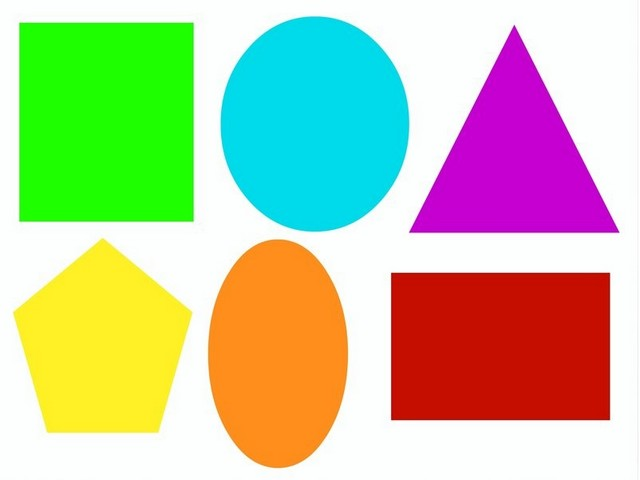
#> input picture UDEMY_ML/MachineVision/Codes/Course_codes_image/image_9.jpg, 640 x 480 px, found by its file name
$ python 4.10-Image_Segmentation.py   (older library calls are emulated)
#> lines starting #> are read from the running program, lines starting #| are printed output that depends on the picture; after the words box and inside, x2 and y2 are one past the last pixel; in counts of white or black regions, pixels touching at a corner belong together
# Image Segmatation using Contours
# Segmentation: Partitioning images into different regions
# Contours: Lines or curves around the boundary of an object

# Import Computer Vision package - cv2
import cv2

# Import Numerical Python package - numpy as np
import numpy as np

# Read the image using imread built-in function
image = cv2.imread('/Users/samuelsonawane/Downloads/UDEMY_ML/MachineVision/Codes/Course_codes_image/Image_9.jpg')
#> image is the input picture: shape (480, 640, 3); mean B, G, R 157.3, 196.8, 191.3

# Display original image using imshow built-in function
cv2.imshow("Original", image)

# Wait until any key is pressed
cv2.waitKey(0)

# cv2.Canny is the built-in function used to detect edges
# cv2.Canny(image, threshold_1, threshold_2)
canny = cv2.Canny(image, 50, 200)
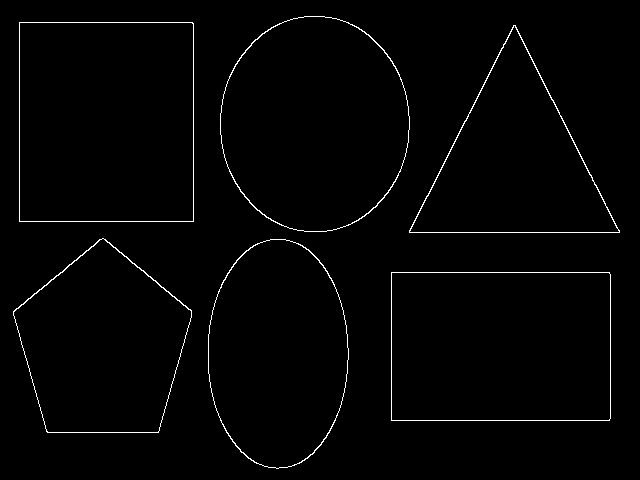
#> canny: shape (480, 640); 1.4% white in thin lines or dots, all inside (x1, y1, x2, y2) = (13, 16, 620, 469)

# Display edge detected output image using imshow built-in function
cv2.imshow("Canny Edge Detection", canny)

# Wait until any key is pressed
cv2.waitKey(0)

# cv2.findContours is the built-in function to find contours
# cv2.findContours(canny, contour retrieval mode, contour approximation mode)
# contour retrieval mode: cv2.RETR_LIST (retrieves all contours)
# contour approximation mode: cv2.CHAIN_APPROX_NONE (stores all boundary points)
contours, hierarchy ,_= cv2.findContours(canny, cv2.RETR_LIST, cv2.CHAIN_APPROX_NONE)

# cv2.drawContours is the the built-in function to draw contours
# cv2.drawContours(image, contours, index of contours, color, thickness)
#> (the run stopped early here; a loop or call above may not have finished)

$ run again, with UDEMY_ML/MachineVision/Codes/Course_codes_image/image_1.jpg copied over UDEMY_ML/MachineVision/Codes/Course_codes_image/image_9.jpg
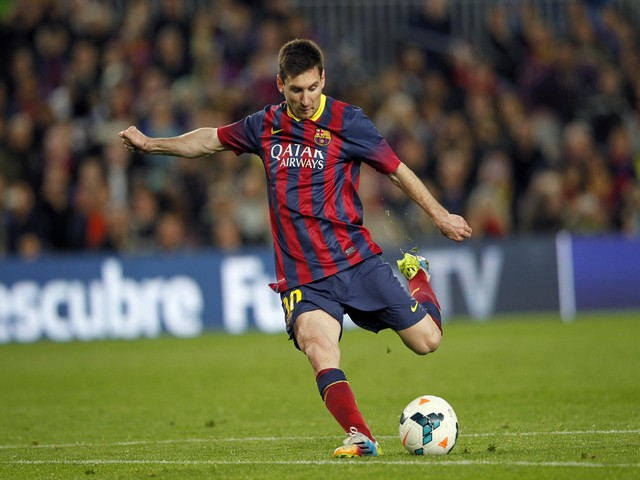
#> input picture UDEMY_ML/MachineVision/Codes/Course_codes_image/image_1.jpg, 640 x 480 px, found by its file name
#> image is the input picture: shape (480, 640, 3); mean B, G, R 67.8, 93, 94.5
#> `canny = cv2.Canny(image, 50, 200)`:
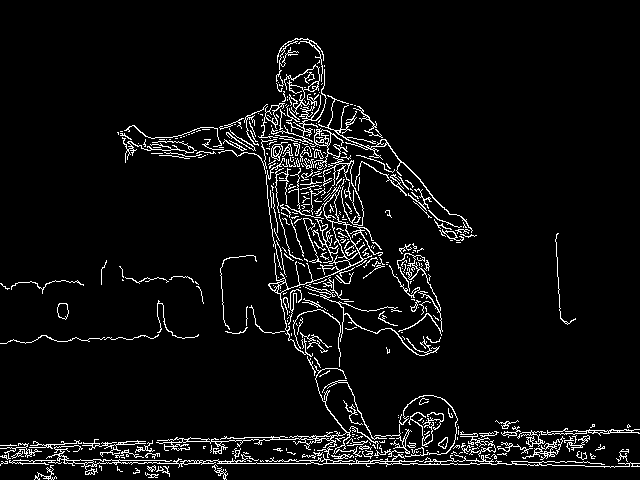
#> canny: shape (480, 640); 5.5% white in thin lines or dots

$ run again, with UDEMY_ML/MachineVision/Codes/Course_codes_image/image_2.jpg copied over UDEMY_ML/MachineVision/Codes/Course_codes_image/image_9.jpg
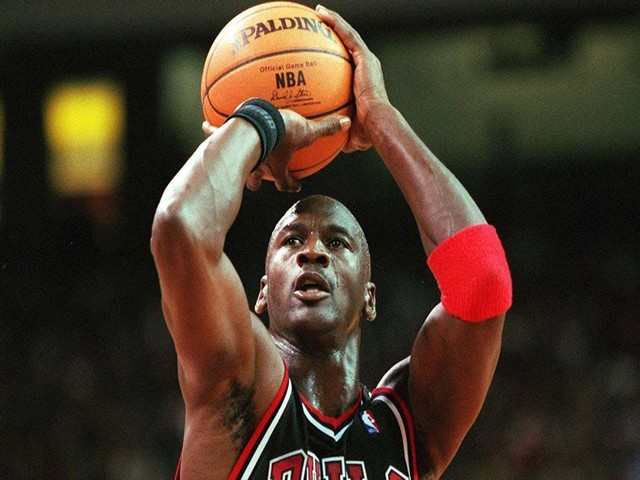
#> input picture UDEMY_ML/MachineVision/Codes/Course_codes_image/image_2.jpg, 640 x 480 px, found by its file name
#> image is the input picture: shape (480, 640, 3); mean B, G, R 39, 53.7, 69.6
#> `canny = cv2.Canny(image, 50, 200)`:
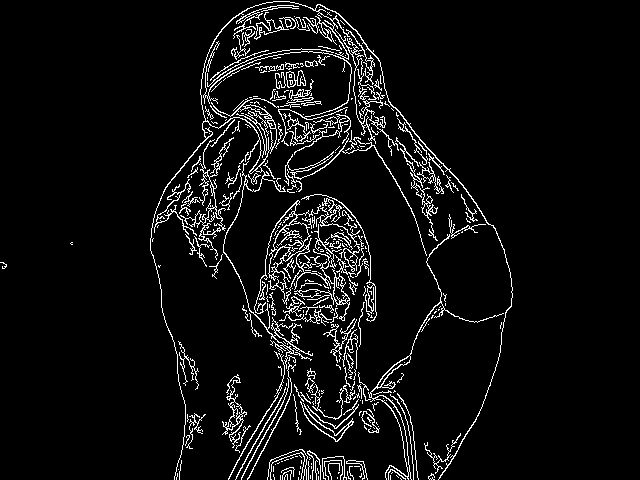
#> canny: shape (480, 640); 5.9% white in thin lines or dots, all inside (x1, y1, x2, y2) = (0, 1, 513, 480)

$ run again, with UDEMY_ML/MachineVision/Codes/Course_codes_image/image_3.jpg copied over UDEMY_ML/MachineVision/Codes/Course_codes_image/image_9.jpg
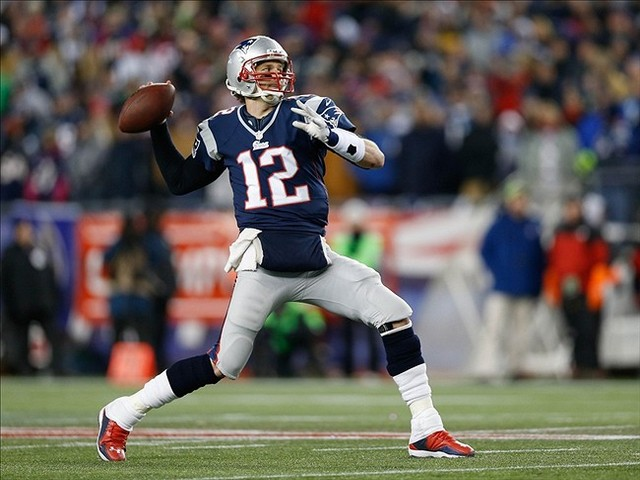
#> input picture UDEMY_ML/MachineVision/Codes/Course_codes_image/image_3.jpg, 640 x 480 px, found by its file name
#> image is the input picture: shape (480, 640, 3); mean B, G, R 89.5, 95.7, 100.9
#> `canny = cv2.Canny(image, 50, 200)`:
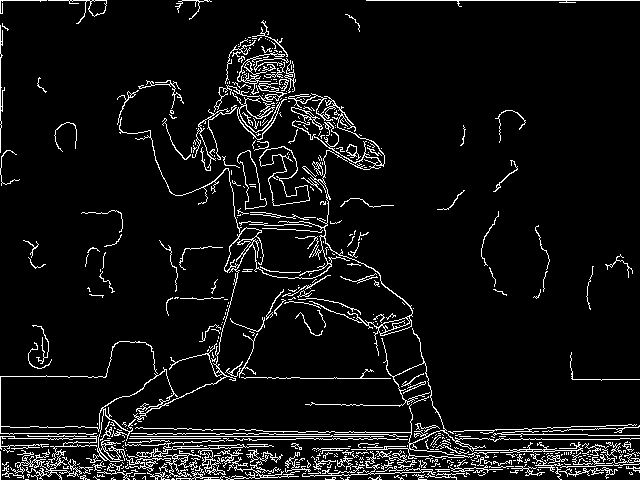
#> canny: shape (480, 640); 6.8% white in thin lines or dots
